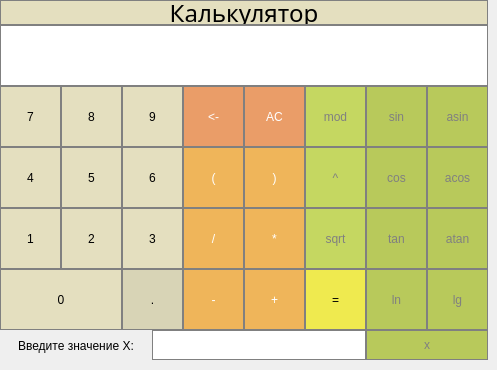
    <widget class="QWidget" name="page_1">
     <widget class="QPushButton" name="sin">
      <property name="geometry">
       <rect>
        <x>366</x>
        <y>86</y>
        <width>61</width>
        <height>61</height>
       </rect>
      </property>
      <property name="styleSheet">
       <string notr="true">QPushButton {
  background-color: rgb(184, 201, 91);
  color: gray; 
  border: 1px solid gray;
}

QPushButton:pressed {
    background-color: qlineargradient(x1: 0, y1: 0, x2: 0, y2: 1,
                                      stop: 0 #FF7832, stop: 1 #FF9739);
}</string>
      </property>
      <property name="text">
       <string>sin</string>
      </property>
     </widget>
     <widget class="QPushButton" name="atan">
      <property name="geometry">
       <rect>
        <x>427</x>
        <y>208</y>
        <width>61</width>
        <height>61</height>
       </rect>
      </property>
      <property name="styleSheet">
       <string notr="true">QPushButton {
  background-color: rgb(184, 201, 91);
  color: gray; 
  border: 1px solid gray;
}

QPushButton:pressed {
    background-color: qlineargradient(x1: 0, y1: 0, x2: 0, y2: 1,
                                      stop: 0 #FF7832, stop: 1 #FF9739);
}</string>
      </property>
      <property name="text">
       <string>atan</string>
      </property>
     </widget>
     <widget class="QPushButton" name="mod">
      <property name="geometry">
       <rect>
        <x>305</x>
        <y>86</y>
        <width>61</width>
        <height>61</height>
       </rect>
      </property>
      <property name="styleSheet">
       <string notr="true">QPushButton {
  background-color: rgb(197, 215, 97);
  color: gray; 
  border: 1px solid gray;
}

QPushButton:pressed {
    background-color: qlineargradient(x1: 0, y1: 0, x2: 0, y2: 1,
                                      stop: 0 #FF7832, stop: 1 #FF9739);
}</string>
      </property>
      <property name="text">
       <string>mod</string>
      </property>
     </widget>
     <widget class="QPushButton" name="tan">
      <property name="geometry">
       <rect>
        <x>366</x>
        <y>208</y>
        <width>61</width>
        <height>61</height>
       </rect>
      </property>
      <property name="styleSheet">
       <string notr="true">QPushButton {
  background-color: rgb(184, 201, 91);
  color: gray; 
  border: 1px solid gray;
}

QPushButton:pressed {
    background-color: qlineargradient(x1: 0, y1: 0, x2: 0, y2: 1,
                                      stop: 0 #FF7832, stop: 1 #FF9739);
}</string>
      </property>
      <property name="text">
       <string>tan</string>
      </property>
     </widget>
     <widget class="QPushButton" name="cos">
      <property name="geometry">
       <rect>
        <x>366</x>
        <y>147</y>
        <width>61</width>
        <height>61</height>
       </rect>
      </property>
      <property name="styleSheet">
       <string notr="true">QPushButton {
  background-color: rgb(184, 201, 91);
  color: gray; 
  border: 1px solid gray;
}

QPushButton:pressed {
    background-color: qlineargradient(x1: 0, y1: 0, x2: 0, y2: 1,
                                      stop: 0 #FF7832, stop: 1 #FF9739);
}</string>
      </property>
      <property name="text">
       <string>cos</string>
      </property>
     </widget>
     <widget class="QPushButton" name="minus">
      <property name="geometry">
       <rect>
        <x>183</x>
        <y>269</y>
        <width>61</width>
        <height>61</height>
       </rect>
      </property>
      <property name="styleSheet">
       <string notr="true">QPushButton {
  background-color: rgb(239, 181, 90);
  color: white; 
  border: 1px solid gray;
}

QPushButton:pressed {
    background-color: qlineargradient(x1: 0, y1: 0, x2: 0, y2: 1,
                                      stop: 0 #FF7832, stop: 1 #FF9739);
}</string>
      </property>
      <property name="text">
       <string>-</string>
      </property>
     </widget>
     <widget class="QPushButton" name="right_bracket">
      <property name="geometry">
       <rect>
        <x>244</x>
        <y>147</y>
        <width>61</width>
        <height>61</height>
       </rect>
      </property>
      <property name="styleSheet">
       <string notr="true">QPushButton {
  background-color: rgb(239, 181, 90);
  color: white; 
  border: 1px solid gray;
}

QPushButton:pressed {
    background-color: qlineargradient(x1: 0, y1: 0, x2: 0, y2: 1,
                                      stop: 0 #FF7832, stop: 1 #FF9739);
}</string>
      </property>
      <property name="text">
       <string>)</string>
      </property>
     </widget>
     <widget class="QPushButton" name="pushButton_8">
      <property name="geometry">
       <rect>
        <x>61</x>
        <y>86</y>
        <width>61</width>
        <height>61</height>
       </rect>
      </property>
      <property name="styleSheet">
       <string notr="true">QPushButton {
   background-color: rgb(228, 223, 191);
   border: 1px solid gray;
}

QPushButton:pressed {
    background-color: qlineargradient(x1: 0, y1: 0, x2: 0, y2: 1,
                                      stop: 0 #dadbde, stop: 1 #f6f7fa);
}</string>
      </property>
      <property name="text">
       <string>8</string>
      </property>
     </widget>
     <widget class="QPushButton" name="pushButton_4">
      <property name="geometry">
       <rect>
        <x>0</x>
        <y>147</y>
        <width>61</width>
        <height>61</height>
       </rect>
      </property>
      <property name="styleSheet">
       <string notr="true">QPushButton {
   background-color: rgb(228, 223, 191);
   border: 1px solid gray;
}

QPushButton:pressed {
    background-color: qlineargradient(x1: 0, y1: 0, x2: 0, y2: 1,
                                      stop: 0 #dadbde, stop: 1 #f6f7fa);
}</string>
      </property>
      <property name="text">
       <string>4</string>
      </property>
     </widget>
     <widget class="QPushButton" name="pushButton_2">
      <property name="geometry">
       <rect>
        <x>61</x>
        <y>208</y>
        <width>61</width>
        <height>61</height>
       </rect>
      </property>
      <property name="styleSheet">
       <string notr="true">QPushButton {
   background-color: rgb(228, 223, 191);
   border: 1px solid gray;
}

QPushButton:pressed {
    background-color: qlineargradient(x1: 0, y1: 0, x2: 0, y2: 1,
                                      stop: 0 #dadbde, stop: 1 #f6f7fa);
}</string>
      </property>
      <property name="text">
       <string>2</string>
      </property>
     </widget>
     <widget class="QPushButton" name="pushButton_6">
      <property name="geometry">
       <rect>
        <x>122</x>
        <y>147</y>
        <width>61</width>
        <height>61</height>
       </rect>
      </property>
      <property name="styleSheet">
       <string notr="true">QPushButton {
   background-color: rgb(228, 223, 191);
   border: 1px solid gray;
}

QPushButton:pressed {
    background-color: qlineargradient(x1: 0, y1: 0, x2: 0, y2: 1,
                                      stop: 0 #dadbde, stop: 1 #f6f7fa);
}</string>
      </property>
      <property name="text">
       <string>6</string>
      </property>
     </widget>
     <widget class="QPushButton" name="division">
      <property name="geometry">
       <rect>
        <x>183</x>
        <y>208</y>
        <width>61</width>
        <height>61</height>
       </rect>
      </property>
      <property name="styleSheet">
       <string notr="true">QPushButton {
  background-color: rgb(239, 181, 90);
  color: white; 
  border: 1px solid gray;
}

QPushButton:pressed {
    background-color: qlineargradient(x1: 0, y1: 0, x2: 0, y2: 1,
                                      stop: 0 #FF7832, stop: 1 #FF9739);
}</string>
      </property>
      <property name="text">
       <string>/</string>
      </property>
     </widget>
     <widget class="QPushButton" name="exp">
      <property name="geometry">
       <rect>
        <x>305</x>
        <y>147</y>
        <width>61</width>
        <height>61</height>
       </rect>
      </property>
      <property name="styleSheet">
       <string notr="true">QPushButton {
  background-color: rgb(197, 215, 97);
  color: gray; 
  border: 1px solid gray;
}

QPushButton:pressed {
    background-color: qlineargradient(x1: 0, y1: 0, x2: 0, y2: 1,
                                      stop: 0 #FF7832, stop: 1 #FF9739);
}</string>
      </property>
      <property name="text">
       <string>^</string>
      </property>
     </widget>
     <widget class="QPushButton" name="pushButton_1">
      <property name="geometry">
       <rect>
        <x>0</x>
        <y>208</y>
        <width>61</width>
        <height>61</height>
       </rect>
      </property>
      <property name="styleSheet">
       <string notr="true">QPushButton {
   background-color: rgb(228, 223, 191);
   border: 1px solid gray;
}

QPushButton:pressed {
    background-color: qlineargradient(x1: 0, y1: 0, x2: 0, y2: 1,
                                      stop: 0 #dadbde, stop: 1 #f6f7fa);
}</string>
      </property>
      <property name="text">
       <string>1</string>
      </property>
     </widget>
     <widget class="QPushButton" name="pushButton_9">
      <property name="geometry">
       <rect>
        <x>122</x>
        <y>86</y>
        <width>61</width>
        <height>61</height>
       </rect>
      </property>
      <property name="styleSheet">
       <string notr="true">QPushButton {
   background-color: rgb(228, 223, 191);
   border: 1px solid gray;
}

QPushButton:pressed {
    background-color: qlineargradient(x1: 0, y1: 0, x2: 0, y2: 1,
                                      stop: 0 #dadbde, stop: 1 #f6f7fa);
}</string>
      </property>
      <property name="text">
       <string>9</string>
      </property>
     </widget>
     <widget class="QPushButton" name="plus">
      <property name="geometry">
       <rect>
        <x>244</x>
        <y>269</y>
        <width>61</width>
        <height>61</height>
       </rect>
      </property>
      <property name="styleSheet">
       <string notr="true">QPushButton {
  background-color: rgb(239, 181, 90);
  color: white; 
  border: 1px solid gray;
}

QPushButton:pressed {
    background-color: qlineargradient(x1: 0, y1: 0, x2: 0, y2: 1,
                                      stop: 0 #FF7832, stop: 1 #FF9739);
}</string>
      </property>
      <property name="text">
       <string>+</string>
      </property>
     </widget>
     <widget class="QPushButton" name="ln">
      <property name="geometry">
       <rect>
        <x>366</x>
        <y>269</y>
        <width>61</width>
        <height>61</height>
       </rect>
      </property>
      <property name="styleSheet">
       <string notr="true">QPushButton {
  background-color: rgb(184, 201, 91);
  color: gray; 
  border: 1px solid gray;
}

QPushButton:pressed {
    background-color: qlineargradient(x1: 0, y1: 0, x2: 0, y2: 1,
                                      stop: 0 #FF7832, stop: 1 #FF9739);
}</string>
      </property>
      <property name="text">
       <string>ln</string>
      </property>
     </widget>
     <widget class="QPushButton" name="dot">
      <property name="geometry">
       <rect>
        <x>122</x>
        <y>269</y>
        <width>61</width>
        <height>61</height>
       </rect>
      </property>
      <property name="styleSheet">
       <string notr="true">QPushButton {
  background-color: rgb(216, 212, 182);
  border: 1px solid gray;
}

QPushButton:pressed {
    background-color: qlineargradient(x1: 0, y1: 0, x2: 0, y2: 1,
                                      stop: 0 #BEBEBE, stop: 1 #D7D7D7);
}</string>
      </property>
      <property name="text">
       <string>.</string>
      </property>
     </widget>
     <widget class="QPushButton" name="AC">
      <property name="geometry">
       <rect>
        <x>244</x>
        <y>86</y>
        <width>61</width>
        <height>61</height>
       </rect>
      </property>
      <property name="styleSheet">
       <string notr="true">QPushButton {
  background-color: rgb(234, 157, 104);
  color: white;
  border: 1px solid gray;
}

QPushButton:pressed {
    background-color: qlineargradient(x1: 0, y1: 0, x2: 0, y2: 1,
                                      stop: 0 #BEBEBE, stop: 1 #D7D7D7);
}</string>
      </property>
      <property name="text">
       <string>AC</string>
      </property>
     </widget>
     <widget class="QPushButton" name="asin">
      <property name="geometry">
       <rect>
        <x>427</x>
        <y>86</y>
        <width>61</width>
        <height>61</height>
       </rect>
      </property>
      <property name="styleSheet">
       <string notr="true">QPushButton {
  background-color: rgb(184, 201, 91);
  color: gray; 
  border: 1px solid gray;
}

QPushButton:pressed {
    background-color: qlineargradient(x1: 0, y1: 0, x2: 0, y2: 1,
                                      stop: 0 #FF7832, stop: 1 #FF9739);
}</string>
      </property>
      <property name="text">
       <string>asin</string>
      </property>
     </widget>
     <widget class="QPushButton" name="lg">
      <property name="geometry">
       <rect>
        <x>427</x>
        <y>269</y>
        <width>61</width>
        <height>61</height>
       </rect>
      </property>
      <property name="styleSheet">
       <string notr="true">QPushButton {
  background-color: rgb(184, 201, 91);
  color: gray; 
  border: 1px solid gray;
}

QPushButton:pressed {
    background-color: qlineargradient(x1: 0, y1: 0, x2: 0, y2: 1,
                                      stop: 0 #FF7832, stop: 1 #FF9739);
}</string>
      </property>
      <property name="text">
       <string>lg</string>
      </property>
     </widget>
     <widget class="QPushButton" name="pushButton_0">
      <property name="geometry">
       <rect>
        <x>0</x>
        <y>269</y>
        <width>122</width>
        <height>61</height>
       </rect>
      </property>
      <property name="styleSheet">
       <string notr="true">QPushButton {
   background-color: rgb(228, 223, 191);
   border: 1px solid gray;
}

QPushButton:pressed {
    background-color: qlineargradient(x1: 0, y1: 0, x2: 0, y2: 1,
                                      stop: 0 #dadbde, stop: 1 #f6f7fa);
}</string>
      </property>
      <property name="text">
       <string>0</string>
      </property>
     </widget>
     <widget class="QPushButton" name="left_bracket">
      <property name="geometry">
       <rect>
        <x>183</x>
        <y>147</y>
        <width>61</width>
        <height>61</height>
       </rect>
      </property>
      <property name="styleSheet">
       <string notr="true">QPushButton {
  background-color: rgb(239, 181, 90);
  color: white; 
  border: 1px solid gray;
}

QPushButton:pressed {
    background-color: qlineargradient(x1: 0, y1: 0, x2: 0, y2: 1,
                                      stop: 0 #FF7832, stop: 1 #FF9739);
}</string>
      </property>
      <property name="text">
       <string>(</string>
      </property>
     </widget>
     <widget class="QPushButton" name="one_delete">
      <property name="geometry">
       <rect>
        <x>183</x>
        <y>86</y>
        <width>61</width>
        <height>61</height>
       </rect>
      </property>
      <property name="styleSheet">
       <string notr="true">QPushButton {
  background-color: rgb(234, 157, 104);
  color: white;
  border: 1px solid gray;
}

QPushButton:pressed {
    background-color: qlineargradient(x1: 0, y1: 0, x2: 0, y2: 1,
                                      stop: 0 #BEBEBE, stop: 1 #D7D7D7);
}</string>
      </property>
      <property name="text">
       <string>&lt;-</string>
      </property>
     </widget>
     <widget class="QPushButton" name="acos">
      <property name="geometry">
       <rect>
        <x>427</x>
        <y>147</y>
        <width>61</width>
        <height>61</height>
       </rect>
      </property>
      <property name="styleSheet">
       <string notr="true">QPushButton {
  background-color: rgb(184, 201, 91);
  color: gray; 
  border: 1px solid gray;
}

QPushButton:pressed {
    background-color: qlineargradient(x1: 0, y1: 0, x2: 0, y2: 1,
                                      stop: 0 #FF7832, stop: 1 #FF9739);
}</string>
      </property>
      <property name="text">
       <string>acos</string>
      </property>
     </widget>
     <widget class="QPushButton" name="pushButton_3">
      <property name="geometry">
       <rect>
        <x>122</x>
        <y>208</y>
        <width>61</width>
        <height>61</height>
       </rect>
      </property>
      <property name="styleSheet">
       <string notr="true">QPushButton {
   background-color: rgb(228, 223, 191);
   border: 1px solid gray;
}

QPushButton:pressed {
    background-color: qlineargradient(x1: 0, y1: 0, x2: 0, y2: 1,
                                      stop: 0 #dadbde, stop: 1 #f6f7fa);
}</string>
      </property>
      <property name="text">
       <string>3</string>
      </property>
     </widget>
     <widget class="QPushButton" name="pushButton_7">
      <property name="geometry">
       <rect>
        <x>0</x>
        <y>86</y>
        <width>61</width>
        <height>61</height>
       </rect>
      </property>
      <property name="styleSheet">
       <string notr="true">QPushButton {
   background-color: rgb(228, 223, 191);
   border: 1px solid gray;
}

QPushButton:pressed {
    background-color: qlineargradient(x1: 0, y1: 0, x2: 0, y2: 1,
                                      stop: 0 #dadbde, stop: 1 #f6f7fa);
}</string>
      </property>
      <property name="text">
       <string>7</string>
      </property>
     </widget>
     <widget class="QPushButton" name="equals">
      <property name="geometry">
       <rect>
        <x>305</x>
        <y>269</y>
        <width>61</width>
        <height>61</height>
       </rect>
      </property>
      <property name="styleSheet">
       <string notr="true">QPushButton {
  background-color: rgb(239, 234, 79);
  color: black; 
  border: 1px solid gray;
}

QPushButton:pressed {
    background-color: qlineargradient(x1: 0, y1: 0, x2: 0, y2: 1,
                                      stop: 0 #FF7832, stop: 1 #FF9739);
}</string>
      </property>
      <property name="text">
       <string>=</string>
      </property>
     </widget>
     <widget class="QPushButton" name="multiplication">
      <property name="geometry">
       <rect>
        <x>244</x>
        <y>208</y>
        <width>61</width>
        <height>61</height>
       </rect>
      </property>
      <property name="styleSheet">
       <string notr="true">QPushButton {
  background-color: rgb(239, 181, 90);
  color: white; 
  border: 1px solid gray;
}

QPushButton:pressed {
    background-color: qlineargradient(x1: 0, y1: 0, x2: 0, y2: 1,
                                      stop: 0 #FF7832, stop: 1 #FF9739);
}</string>
      </property>
      <property name="text">
       <string>*</string>
      </property>
     </widget>
     <widget class="QPushButton" name="pushButton_5">
      <property name="geometry">
       <rect>
        <x>61</x>
        <y>147</y>
        <width>61</width>
        <height>61</height>
       </rect>
      </property>
      <property name="styleSheet">
       <string notr="true">QPushButton {
   background-color: rgb(228, 223, 191);
   border: 1px solid gray;
}

QPushButton:pressed {
    background-color: qlineargradient(x1: 0, y1: 0, x2: 0, y2: 1,
                                      stop: 0 #dadbde, stop: 1 #f6f7fa);
}</string>
      </property>
      <property name="text">
       <string>5</string>
      </property>
     </widget>
     <widget class="QPushButton" name="sqrt">
      <property name="geometry">
       <rect>
        <x>305</x>
        <y>208</y>
        <width>61</width>
        <height>61</height>
       </rect>
      </property>
      <property name="styleSheet">
       <string notr="true">QPushButton {
  background-color: rgb(197, 215, 97);
  color: gray; 
  border: 1px solid gray;
}

QPushButton:pressed {
    background-color: qlineargradient(x1: 0, y1: 0, x2: 0, y2: 1,
                                      stop: 0 #FF7832, stop: 1 #FF9739);
}</string>
      </property>
      <property name="text">
       <string>sqrt</string>
      </property>
     </widget>
     <widget class="QLabel" name="calculator">
      <property name="geometry">
       <rect>
        <x>0</x>
        <y>0</y>
        <width>488</width>
        <height>25</height>
       </rect>
      </property>
      <property name="font">
       <font>
        <family>PT Serif Caption</family>
        <pointsize>18</pointsize>
        <italic>false</italic>
        <bold>false</bold>
       </font>
      </property>
      <property name="styleSheet">
       <string notr="true">QLabel {
	background-color: rgb(228, 223, 191);
	border: 1px solid gray;
	font: 18pt &quot;PT Serif Caption&quot;;
}

</string>
      </property>
      <property name="text">
       <string>Калькулятор</string>
      </property>
      <property name="alignment">
       <set>Qt::AlignCenter</set>
      </property>
     </widget>
     <widget class="QLineEdit" name="result_show">
      <property name="geometry">
       <rect>
        <x>0</x>
        <y>25</y>
        <width>488</width>
        <height>61</height>
       </rect>
      </property>
      <property name="styleSheet">
       <string notr="true">background-color: rgb(255, 255, 255);
border: 1px solid gray;
font: 14pt &quot;PT Serif Caption&quot;;

</string>
      </property>
      <property name="alignment">
       <set>Qt::AlignRight|Qt::AlignTrailing|Qt::AlignVCenter</set>
      </property>
     </widget>
     <widget class="QLineEdit" name="added_x">
      <property name="geometry">
       <rect>
        <x>152</x>
        <y>330</y>
        <width>214</width>
        <height>30</height>
       </rect>
      </property>
      <property name="styleSheet">
       <string notr="true">background-color: rgb(255, 255, 255);
border: 1px solid gray;

</string>
      </property>
      <property name="alignment">
       <set>Qt::AlignLeading|Qt::AlignLeft|Qt::AlignVCenter</set>
      </property>
     </widget>
     <widget class="QLabel" name="label_12">
      <property name="geometry">
       <rect>
        <x>0</x>
        <y>330</y>
        <width>152</width>
        <height>31</height>
       </rect>
      </property>
      <property name="styleSheet">
       <string notr="true">font: 13pt &quot;PT Serif Caption&quot;;</string>
      </property>
      <property name="text">
       <string>Введите значение Х:</string>
      </property>
      <property name="alignment">
       <set>Qt::AlignCenter</set>
      </property>
     </widget>
     <widget class="QPushButton" name="add_x">
      <property name="geometry">
       <rect>
        <x>366</x>
        <y>330</y>
        <width>122</width>
        <height>30</height>
       </rect>
      </property>
      <property name="styleSheet">
       <string notr="true">QPushButton {
  background-color: rgb(184, 201, 91);
  color: gray; 
  border: 1px solid gray;
}

QPushButton:pressed {
    background-color: qlineargradient(x1: 0, y1: 0, x2: 0, y2: 1,
                                      stop: 0 #FF7832, stop: 1 #FF9739);
}</string>
      </property>
      <property name="text">
       <string>x</string>
      </property>
     </widget>
    </widget>
